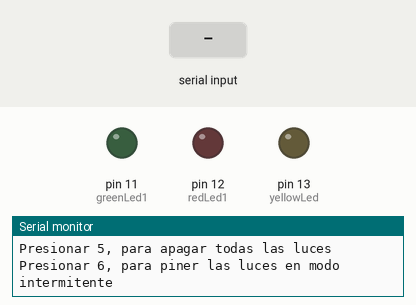
A sketch run on a simulated Arduino Uno, built with avr-gcc and run on an emulated ATmega328P. Shown: output pins drawn as LEDs (lit = HIGH), the last lines printed to the serial monitor. Inputs (shaded band) come from the test bench.

Above: at 1.4 s.
1.5 s: "1\n" received over Serial
At 2.6 s:
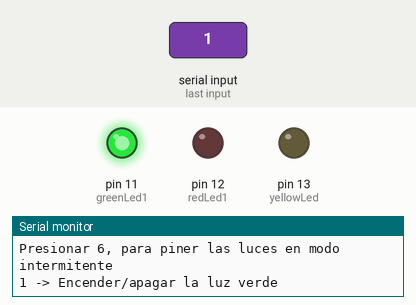
3.0 s: "2\n" received over Serial
At 3.8 s:
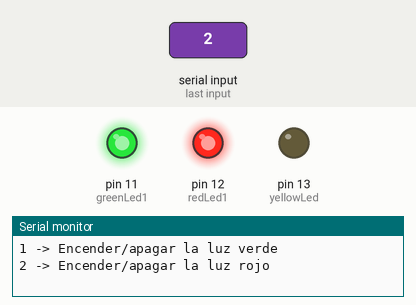
4.5 s: "3\n" received over Serial
At 4.9 s:
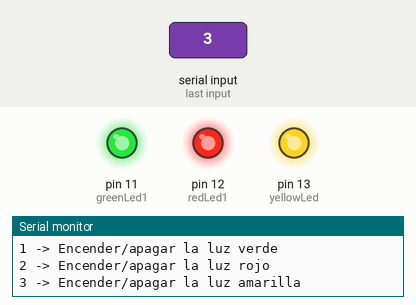
6.0 s: "1\n" received over Serial
At 7.2 s:
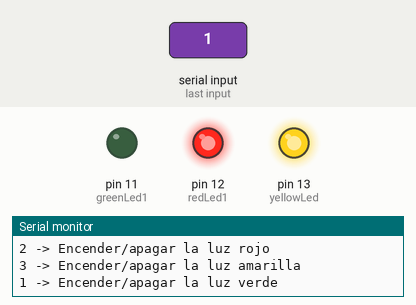
7.5 s: "2\n" received over Serial
At 8.4 s:
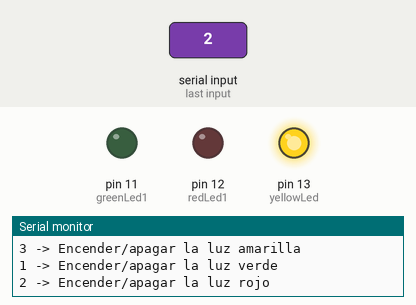
Timing chart, 0 to 10.0 s (numbered marks = the images above; inputs shaded):
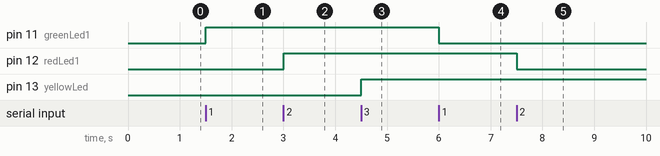

The sketch:

domotica1.ino
```cpp
// C++ code

// Definir el pin donde se conectará la luz (por ejemplo, un LED)
const int yellowLed = 13;
const int redLed1 = 12;
const int greenLed1 = 11;

// Variables para el modo intermitente
bool intermitente = false; // Para controlar el modo intermitente
unsigned long previousTime = 0;
const int intervalTime = 500; // Intervalo de parpadeo en milisegundos

void setup()
{
    // Configurar el pin como salida
    pinMode(yellowLed, OUTPUT);
    pinMode(redLed1, OUTPUT);
    pinMode(greenLed1, OUTPUT);

    // Iniciar la comunicación serial (tasa de baudios, similar a bps)
    Serial.begin(9600);

    // Mensaje de bienvenida
    Serial.println("Control de luces por Serial Monitor");
    Serial.println("Presionar 1, para encender/apagar la luz verde");
    Serial.println("Presionar 2, para encender/apagar la luz roja");
    Serial.println("Presionar 3, para encender/apagar la luz amarilla");
    Serial.println("Presionar 4, para encender todas las luces");
    Serial.println("Presionar 5, para apagar todas las luces");
    Serial.println("Presionar 6, para piner las luces en modo intermitente");
}

void loop()
{
    // Verificar si hay datos disponibles en el puerto serial
    if (Serial.available() > 0)
    {
        // Leer el comando enviado desde el Serial Monitor
        String comando = Serial.readStringUntil('\n');

        // Quitar espacios en blanco adicionales
        comando.trim();

        // Controlar la luz según el comando recibido
        switch (comando.toInt())
        {
        case 1:
            Serial.println("1 -> Encender/apagar la luz verde");
            digitalWrite(greenLed1, !digitalRead(greenLed1));
            break;
        case 2:
            Serial.println("2 -> Encender/apagar la luz rojo");
            digitalWrite(redLed1, !digitalRead(redLed1));
            break;
        case 3:
            Serial.println("3 -> Encender/apagar la luz amarilla");
            digitalWrite(yellowLed, !digitalRead(yellowLed));
            break;
        case 4:
            Serial.println("4 -> Encender todas las luces");
            digitalWrite(greenLed1, HIGH);
            digitalWrite(redLed1, HIGH);
            digitalWrite(yellowLed, HIGH);
            break;
        case 5:
            Serial.println("5 -> Apagar todas las luces");
            digitalWrite(greenLed1, LOW);
            digitalWrite(redLed1, LOW);
            digitalWrite(yellowLed, LOW);
            break;
        case 6:
            Serial.println("6 -> poner las luces en modo intermitente");
            intermitente = !intermitente;
            break;
        default:
            Serial.println("Opcion invalida");
        }
    }

    // Si el modo intermitente está activado, hacer parpadear la luz
    if (intermitente)
    {
        unsigned long currentTime = millis();
        if (currentTime - previousTime >= intervalTime)
        {
            previousTime = currentTime;
            // Cambiar el estado de la luz (encender/apagar)
            digitalWrite(greenLed1, !digitalRead(greenLed1));
            digitalWrite(redLed1, !digitalRead(redLed1));
            digitalWrite(yellowLed, !digitalRead(yellowLed));
        }
    }
}
```

Measured:
- after the input at 1.5 s, pin 11 (greenLed1): LOW → HIGH at once
- after the input at 3.0 s, pin 12 (redLed1): LOW → HIGH at once
- after the input at 4.5 s, pin 13 (yellowLed): LOW → HIGH at once
- after the input at 6.0 s, pin 11 (greenLed1): HIGH → LOW at once
- after the input at 7.5 s, pin 12 (redLed1): HIGH → LOW at once
